Frame 1 (no input): blank canvas, image omitted
Frame 60 (no input): blank canvas, image omitted
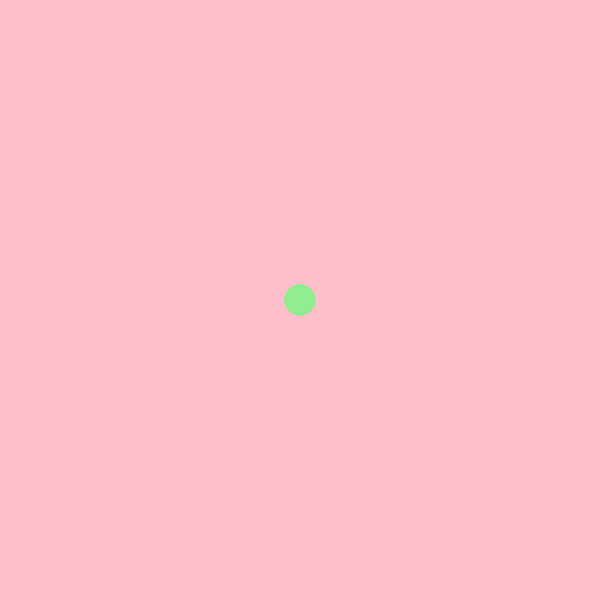
Frame 120 (the mouse pressed at the canvas centre since frame 60)

The p5.js sketch whose frames 1 and 60 were blank and that drew this single picture after the mouse press (run headless with seeded random() and noise() and a simulated clock; from frame 60 on, the mouse is pressed at the canvas centre):

// p5.js sketch
// ── sketch.js
function setup() {
    createCanvas(600, 600);
    background("pink");
  } 
  
  function draw() {
  
     stroke("lightgreen") //borda
    fill("lightgreen")
    //console.log(mouseIsPressed)
    
    if (mouseIsPressed){
      circle(mouseX,mouseY,30);
    }
  }
